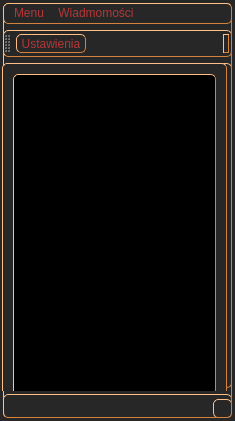
<?xml version="1.0" encoding="UTF-8"?>
<ui version="4.0">
 <class>MainWindow</class>
 <widget class="QMainWindow" name="MainWindow">
  <property name="geometry">
   <rect>
    <x>0</x>
    <y>0</y>
    <width>235</width>
    <height>421</height>
   </rect>
  </property>
  <property name="maximumSize">
   <size>
    <width>400</width>
    <height>600</height>
   </size>
  </property>
  <property name="windowTitle">
   <string>Detoks v 0.3</string>
  </property>
  <property name="windowIcon">
   <iconset resource="res.qrc">
    <normaloff>:/icons/zas/icons/penguin.png</normaloff>:/icons/zas/icons/penguin.png</iconset>
  </property>
  <property name="styleSheet">
   <string notr="true">background-color: rgb(39, 39, 39);
alternate-background-color: rgb(52, 39, 39);
color: rgb(180, 55, 55);

border-color: rgb(211, 131, 61);

font: 9pt &quot;Calibri&quot;;


margin: 3px;
border-width: 1px;
border-radius: 5px;
border-style:outset;
</string>
  </property>
  <widget class="QWidget" name="widget">
   <property name="enabled">
    <bool>true</bool>
   </property>
   <property name="styleSheet">
    <string notr="true"/>
   </property>
   <widget class="QWidget" name="verticalLayoutWidget">
    <property name="geometry">
     <rect>
      <x>-1</x>
      <y>0</y>
      <width>231</width>
      <height>401</height>
     </rect>
    </property>
    <layout class="QVBoxLayout" name="verticalLayout">
     <item>
      <widget class="QListWidget" name="listWidget">
       <property name="font">
        <font>
         <family>Verdana</family>
         <pointsize>10</pointsize>
         <weight>50</weight>
         <italic>true</italic>
         <bold>false</bold>
        </font>
       </property>
       <property name="styleSheet">
        <string notr="true">background-color: rgb(0, 0, 0);
color: rgb(255, 255, 255);
font: italic 10pt &quot;Verdana&quot;;</string>
       </property>
      </widget>
     </item>
     <item>
      <widget class="QComboBox" name="comboBox">
       <property name="font">
        <font>
         <family>Calibri</family>
         <pointsize>9</pointsize>
         <weight>50</weight>
         <italic>false</italic>
         <bold>false</bold>
        </font>
       </property>
       <property name="styleSheet">
        <string notr="true">background-color: rgb(52, 66, 99);
color: rgb(255, 255, 255);</string>
       </property>
       <item>
        <property name="text">
         <string>Dostępny</string>
        </property>
        <property name="icon">
         <iconset resource="res.qrc">
          <normaloff>:/status/online</normaloff>:/status/online</iconset>
        </property>
       </item>
       <item>
        <property name="text">
         <string>Zajęty</string>
        </property>
        <property name="icon">
         <iconset resource="res.qrc">
          <normaloff>:/status/busy</normaloff>:/status/busy</iconset>
        </property>
       </item>
       <item>
        <property name="text">
         <string>Niewidoczny</string>
        </property>
        <property name="icon">
         <iconset resource="res.qrc">
          <normaloff>:/status/invisible</normaloff>:/status/invisible</iconset>
        </property>
       </item>
       <item>
        <property name="text">
         <string>Niedostępny</string>
        </property>
        <property name="icon">
         <iconset resource="res.qrc">
          <normaloff>:/status/offline</normaloff>:/status/offline</iconset>
        </property>
       </item>
      </widget>
     </item>
    </layout>
   </widget>
  </widget>
  <widget class="QStatusBar" name="statusBar">
   <property name="font">
    <font>
     <family>Calibri</family>
     <pointsize>9</pointsize>
     <weight>50</weight>
     <italic>false</italic>
     <bold>false</bold>
    </font>
   </property>
  </widget>
  <widget class="QMenuBar" name="menuBar">
   <property name="geometry">
    <rect>
     <x>0</x>
     <y>0</y>
     <width>235</width>
     <height>29</height>
    </rect>
   </property>
   <widget class="QMenu" name="menuMenu">
    <property name="title">
     <string>Menu</string>
    </property>
    <addaction name="actionModyfikuj_list_znajomych"/>
    <addaction name="actionUstawienia"/>
    <addaction name="separator"/>
    <addaction name="actionZamknij"/>
   </widget>
   <widget class="QMenu" name="menu_czno">
    <property name="title">
     <string>Wiadmomości</string>
    </property>
    <addaction name="actionEmail"/>
    <addaction name="actionNet_send"/>
   </widget>
   <addaction name="menuMenu"/>
   <addaction name="menu_czno"/>
  </widget>
  <widget class="QToolBar" name="toolBar">
   <property name="windowTitle">
    <string>toolBar</string>
   </property>
   <property name="iconSize">
    <size>
     <width>31</width>
     <height>24</height>
    </size>
   </property>
   <property name="toolButtonStyle">
    <enum>Qt::ToolButtonIconOnly</enum>
   </property>
   <attribute name="toolBarArea">
    <enum>TopToolBarArea</enum>
   </attribute>
   <attribute name="toolBarBreak">
    <bool>false</bool>
   </attribute>
   <addaction name="actionUstawienia"/>
   <addaction name="actionModyfikuj_list_znajomych"/>
   <addaction name="actionEmail"/>
   <addaction name="actionNet_send"/>
   <addaction name="separator"/>
   <addaction name="actionInfo"/>
  </widget>
  <action name="actionUstawienia">
   <property name="icon">
    <iconset resource="res.qrc">
     <normaloff>:/icons/zas/icons/preferences-system.png</normaloff>:/icons/zas/icons/preferences-system.png</iconset>
   </property>
   <property name="text">
    <string>Ustawienia</string>
   </property>
  </action>
  <action name="actionModyfikuj_list_znajomych">
   <property name="icon">
    <iconset resource="res.qrc">
     <normaloff>:/icons/zas/icons/resource-group.png</normaloff>:/icons/zas/icons/resource-group.png</iconset>
   </property>
   <property name="text">
    <string>Modyfikuj listę znajomych</string>
   </property>
   <property name="toolTip">
    <string>Modyfikuj listę znajomych</string>
   </property>
  </action>
  <action name="actionZamknij">
   <property name="icon">
    <iconset resource="res.qrc">
     <normaloff>:/icons/zas/icons/window-close.png</normaloff>:/icons/zas/icons/window-close.png</iconset>
   </property>
   <property name="text">
    <string>Zamknij</string>
   </property>
   <property name="shortcut">
    <string>Ctrl+Q</string>
   </property>
  </action>
  <action name="actionEmail">
   <property name="icon">
    <iconset resource="res.qrc">
     <normaloff>:/icons/msg</normaloff>:/icons/msg</iconset>
   </property>
   <property name="text">
    <string>Wyślij Maila</string>
   </property>
   <property name="toolTip">
    <string>wyślij Maila</string>
   </property>
   <property name="shortcut">
    <string>Ctrl+N</string>
   </property>
  </action>
  <action name="actionNet_send">
   <property name="icon">
    <iconset resource="res.qrc">
     <normaloff>:/icons/zas/icons/konversation.png</normaloff>:/icons/zas/icons/konversation.png</iconset>
   </property>
   <property name="text">
    <string>Net send</string>
   </property>
   <property name="shortcut">
    <string>Ctrl+S</string>
   </property>
  </action>
  <action name="actionInfo">
   <property name="icon">
    <iconset resource="res.qrc">
     <normaloff>:/icons/zas/icons/dialog-information.png</normaloff>:/icons/zas/icons/dialog-information.png</iconset>
   </property>
   <property name="text">
    <string>Info</string>
   </property>
   <property name="shortcut">
    <string>F1</string>
   </property>
  </action>
  <action name="actionWyniki">
   <property name="icon">
    <iconset resource="res.qrc">
     <normaloff>:/emots/zas/emotki/face-wink.png</normaloff>:/emots/zas/emotki/face-wink.png</iconset>
   </property>
   <property name="text">
    <string>wyniki :)</string>
   </property>
  </action>
 </widget>
 <layoutdefault spacing="6" margin="11"/>
 <resources>
  <include location="res.qrc"/>
 </resources>
 <connections/>
</ui>
